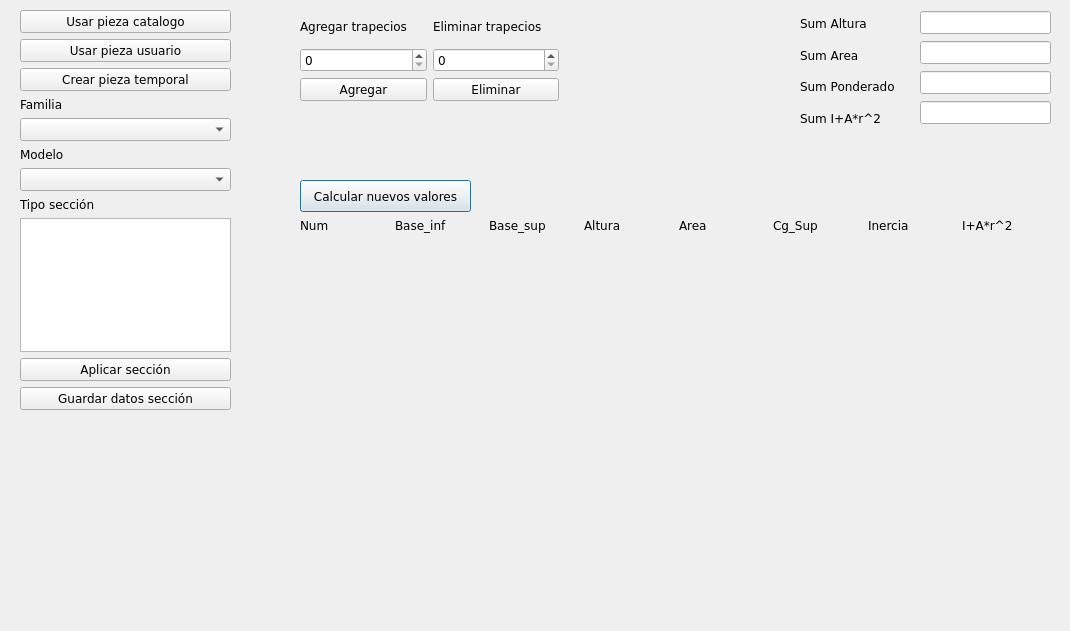
<?xml version="1.0" encoding="UTF-8"?>
<ui version="4.0">
 <class>Dialog</class>
 <widget class="QDialog" name="Dialog">
  <property name="geometry">
   <rect>
    <x>0</x>
    <y>0</y>
    <width>1070</width>
    <height>631</height>
   </rect>
  </property>
  <property name="font">
   <font>
    <family>Verdana</family>
    <italic>false</italic>
    <bold>false</bold>
   </font>
  </property>
  <property name="windowTitle">
   <string>Dialog</string>
  </property>
  <widget class="QWidget" name="verticalLayoutWidget">
   <property name="geometry">
    <rect>
     <x>20</x>
     <y>10</y>
     <width>211</width>
     <height>400</height>
    </rect>
   </property>
   <layout class="QVBoxLayout" name="Vlayout_catalogo">
    <item>
     <widget class="QPushButton" name="btn_usar_pieza_catalogo">
      <property name="text">
       <string>Usar pieza catalogo</string>
      </property>
      <property name="autoDefault">
       <bool>false</bool>
      </property>
     </widget>
    </item>
    <item>
     <widget class="QPushButton" name="btn_usar_pieza_usuario">
      <property name="text">
       <string>Usar pieza usuario</string>
      </property>
      <property name="autoDefault">
       <bool>false</bool>
      </property>
     </widget>
    </item>
    <item>
     <widget class="QPushButton" name="btn_crear_pieza_temp">
      <property name="text">
       <string>Crear pieza temporal</string>
      </property>
      <property name="autoDefault">
       <bool>false</bool>
      </property>
     </widget>
    </item>
    <item>
     <widget class="QLabel" name="label_familia">
      <property name="text">
       <string>Familia</string>
      </property>
     </widget>
    </item>
    <item>
     <widget class="QComboBox" name="combo_familia"/>
    </item>
    <item>
     <widget class="QLabel" name="label_modelo">
      <property name="text">
       <string>Modelo</string>
      </property>
     </widget>
    </item>
    <item>
     <widget class="QComboBox" name="combo_modelo"/>
    </item>
    <item>
     <widget class="QLabel" name="label_tipo_seccion">
      <property name="text">
       <string>Tipo sección</string>
      </property>
     </widget>
    </item>
    <item>
     <widget class="QListWidget" name="list_tipo_seccion"/>
    </item>
    <item>
     <widget class="QPushButton" name="btn_acpt_tipo_seccion">
      <property name="text">
       <string>Aplicar sección</string>
      </property>
      <property name="autoDefault">
       <bool>false</bool>
      </property>
     </widget>
    </item>
    <item>
     <widget class="QPushButton" name="btn_save_seccion">
      <property name="text">
       <string>Guardar datos sección</string>
      </property>
      <property name="autoDefault">
       <bool>false</bool>
      </property>
     </widget>
    </item>
   </layout>
  </widget>
  <widget class="QWidget" name="horizontalLayoutWidget">
   <property name="geometry">
    <rect>
     <x>300</x>
     <y>210</y>
     <width>751</width>
     <height>31</height>
    </rect>
   </property>
   <layout class="QHBoxLayout" name="Hlayout_label_variables">
    <item>
     <widget class="QLabel" name="label_name">
      <property name="text">
       <string>Num</string>
      </property>
     </widget>
    </item>
    <item>
     <widget class="QLabel" name="label_bi">
      <property name="text">
       <string>Base_inf</string>
      </property>
     </widget>
    </item>
    <item>
     <widget class="QLabel" name="label_bs">
      <property name="text">
       <string>Base_sup</string>
      </property>
     </widget>
    </item>
    <item>
     <widget class="QLabel" name="label_altura">
      <property name="text">
       <string>Altura</string>
      </property>
     </widget>
    </item>
    <item>
     <widget class="QLabel" name="label_area">
      <property name="text">
       <string>Area</string>
      </property>
     </widget>
    </item>
    <item>
     <widget class="QLabel" name="label_cg">
      <property name="text">
       <string>Cg_Sup</string>
      </property>
     </widget>
    </item>
    <item>
     <widget class="QLabel" name="label_inercia">
      <property name="text">
       <string>Inercia</string>
      </property>
     </widget>
    </item>
    <item>
     <widget class="QLabel" name="label_op">
      <property name="text">
       <string>I+A*r^2</string>
      </property>
     </widget>
    </item>
   </layout>
  </widget>
  <widget class="QWidget" name="verticalLayoutWidget_3">
   <property name="geometry">
    <rect>
     <x>800</x>
     <y>10</y>
     <width>121</width>
     <height>121</height>
    </rect>
   </property>
   <layout class="QVBoxLayout" name="Vlayout_label_resultados">
    <item>
     <widget class="QLabel" name="label_sum_altura">
      <property name="text">
       <string>Sum Altura</string>
      </property>
     </widget>
    </item>
    <item>
     <widget class="QLabel" name="label_sum_area">
      <property name="text">
       <string>Sum Area</string>
      </property>
     </widget>
    </item>
    <item>
     <widget class="QLabel" name="label_sum_ponderado">
      <property name="text">
       <string>Sum Ponderado</string>
      </property>
     </widget>
    </item>
    <item>
     <widget class="QLabel" name="label_sum_op">
      <property name="text">
       <string>Sum I+A*r^2</string>
      </property>
     </widget>
    </item>
   </layout>
  </widget>
  <widget class="QWidget" name="verticalLayoutWidget_4">
   <property name="geometry">
    <rect>
     <x>920</x>
     <y>10</y>
     <width>131</width>
     <height>116</height>
    </rect>
   </property>
   <layout class="QVBoxLayout" name="Vlayout_resultados">
    <item>
     <widget class="QLineEdit" name="result_sum_altura">
      <property name="readOnly">
       <bool>true</bool>
      </property>
     </widget>
    </item>
    <item>
     <widget class="QLineEdit" name="result_sum_area">
      <property name="readOnly">
       <bool>true</bool>
      </property>
     </widget>
    </item>
    <item>
     <widget class="QLineEdit" name="result_sum_ponderado">
      <property name="readOnly">
       <bool>true</bool>
      </property>
     </widget>
    </item>
    <item>
     <widget class="QLineEdit" name="result_sum_op">
      <property name="readOnly">
       <bool>true</bool>
      </property>
     </widget>
    </item>
   </layout>
  </widget>
  <widget class="QWidget" name="verticalLayoutWidget_5">
   <property name="geometry">
    <rect>
     <x>300</x>
     <y>240</y>
     <width>751</width>
     <height>351</height>
    </rect>
   </property>
   <layout class="QVBoxLayout" name="layout_nuevas_row">
    <item>
     <spacer name="verticalSpacer">
      <property name="orientation">
       <enum>Qt::Orientation::Vertical</enum>
      </property>
      <property name="sizeHint" stdset="0">
       <size>
        <width>20</width>
        <height>40</height>
       </size>
      </property>
     </spacer>
    </item>
   </layout>
  </widget>
  <widget class="QWidget" name="gridLayoutWidget">
   <property name="geometry">
    <rect>
     <x>300</x>
     <y>10</y>
     <width>259</width>
     <height>91</height>
    </rect>
   </property>
   <layout class="QGridLayout" name="Glayout_edita_tuplas">
    <item row="0" column="1">
     <widget class="QLabel" name="label_cant_eliminar">
      <property name="text">
       <string>Eliminar trapecios</string>
      </property>
     </widget>
    </item>
    <item row="1" column="0">
     <widget class="QSpinBox" name="spin_cant_agregar"/>
    </item>
    <item row="2" column="1">
     <widget class="QPushButton" name="btn_acpt_eliminar">
      <property name="text">
       <string>Eliminar</string>
      </property>
     </widget>
    </item>
    <item row="2" column="0">
     <widget class="QPushButton" name="btn_acpt_agregar">
      <property name="text">
       <string>Agregar</string>
      </property>
     </widget>
    </item>
    <item row="1" column="1">
     <widget class="QSpinBox" name="spin_cant_eliminar"/>
    </item>
    <item row="0" column="0">
     <widget class="QLabel" name="label_cant_agregar">
      <property name="text">
       <string>Agregar trapecios</string>
      </property>
     </widget>
    </item>
   </layout>
  </widget>
  <widget class="QPushButton" name="btn_calcular_nuevos_valores">
   <property name="geometry">
    <rect>
     <x>300</x>
     <y>180</y>
     <width>171</width>
     <height>32</height>
    </rect>
   </property>
   <property name="text">
    <string>Calcular nuevos valores</string>
   </property>
   <property name="autoDefault">
    <bool>false</bool>
   </property>
   <property name="default">
    <bool>true</bool>
   </property>
  </widget>
 </widget>
 <resources/>
 <connections/>
</ui>
